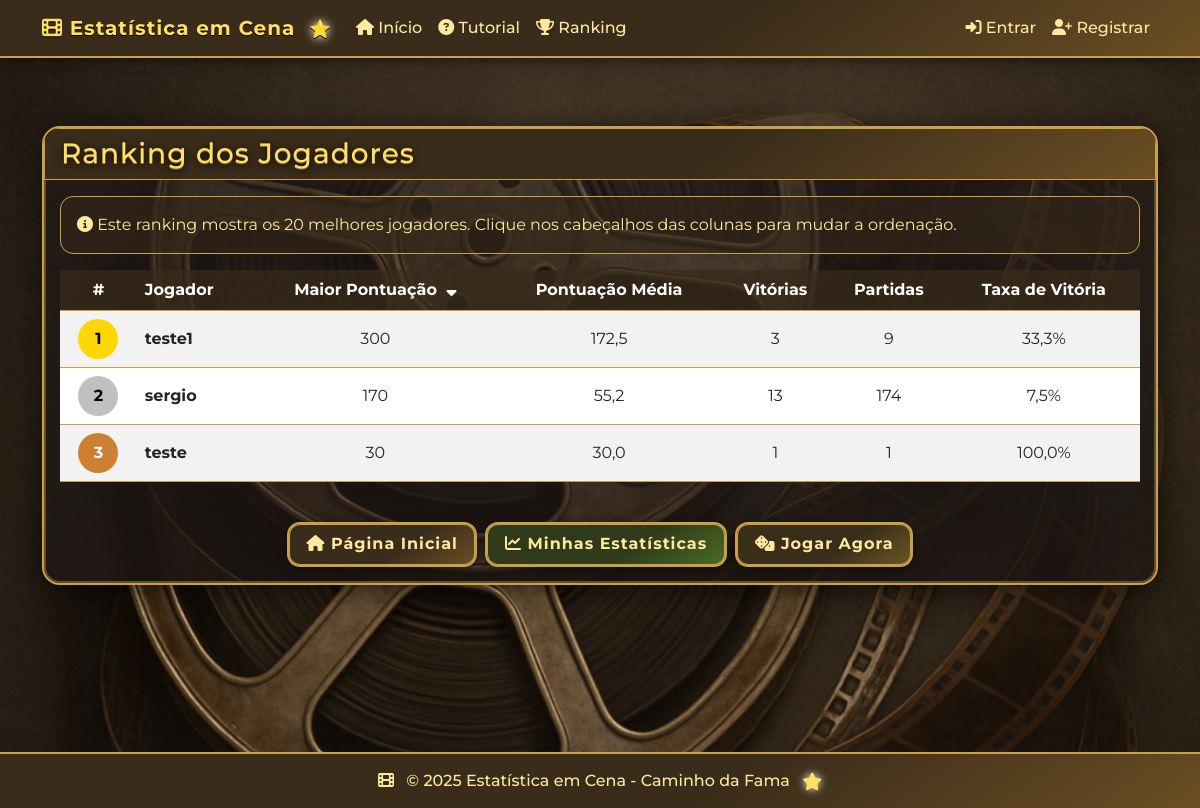
/ranking/, run on an earlier commit of the app's database.
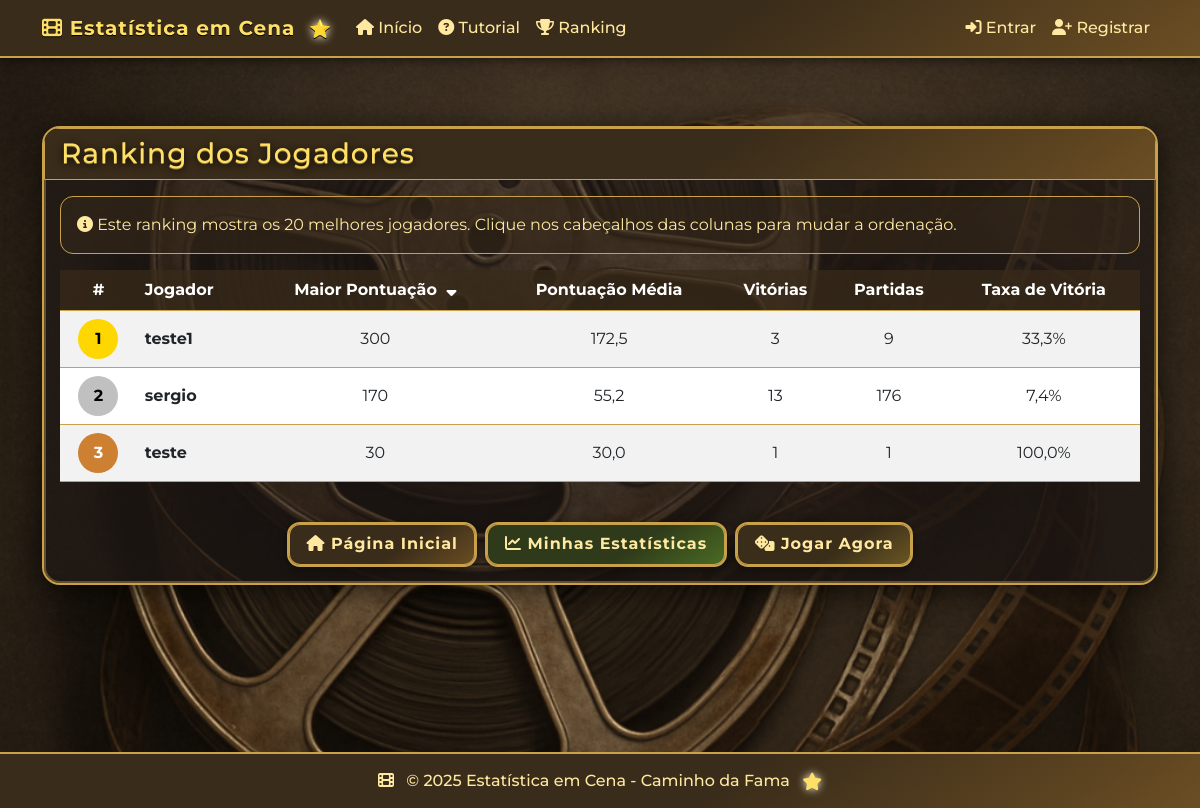
And on a later commit of the database.
### core/models.py (models this page shows, shortened)
class Jogador(models.Model):
    user_jogador = models.OneToOneField(User, verbose_name='Usuário', on_delete=models.CASCADE, db_index=True, )
    jogos_jogados = models.IntegerField(default=0)
    vitorias = models.IntegerField(default=0)
    pontuacao_media = models.FloatField(default=0.0)
    maior_pontuacao = models.IntegerField(default=0)  # Nova estatística
    tempo_medio_jogo = models.IntegerField(default=0)  # Em segundos
    total_perguntas_certas = models.IntegerField(default=0)  # Total de perguntas certas
    class Meta:
        verbose_name = 'Jogador'
        verbose_name_plural = 'Jogadores'
        ordering = ['-jogos_jogados']

### core/views.py (the view)
# urls.py: path('ranking/', RankingView.as_view(), name='ranking'),
class RankingView(TemplateView):
    template_name = 'ranking.html'
    def get_context_data(self, **kwargs):
        context = super().get_context_data(**kwargs)
        order_by = self.request.GET.get('order_by', 'maior_pontuacao')
        order_dir = self.request.GET.get('dir', 'desc')
        valid_order_fields = {
            'maior_pontuacao': 'maior_pontuacao',
            'pontuacao_media': 'pontuacao_media',
            'vitorias': 'vitorias',
            'jogos': 'jogos_jogados',
            'perguntas_certas': 'total_perguntas_certas'
        }
        if order_by not in valid_order_fields:
            order_by = 'maior_pontuacao'
        order_field = valid_order_fields[order_by]
        if order_dir == 'asc':
            order_string = order_field
        else:
            order_string = f'-{order_field}'
        jogadores = Jogador.objects.filter(jogos_jogados__gt=0).order_by(order_string)[:20]
        for i, jogador in enumerate(jogadores):
            jogador.posicao = i + 1
            if jogador.tempo_medio_jogo > 0:
                jogador.tempo_formatado = str(datetime.timedelta(seconds=jogador.tempo_medio_jogo))
            else:
                jogador.tempo_formatado = "00:00:00"
            if jogador.jogos_jogados > 0:
                jogador.taxa_vitoria = (jogador.vitorias / jogador.jogos_jogados) * 100
            else:
                jogador.taxa_vitoria = 0
        context['jogadores'] = jogadores
        context['order_by'] = order_by
        context['order_dir'] = order_dir
        return context

### templates/ranking.html (shortened to what this page needs)
{% extends 'base.html' %}
{% block content %}
<div class="container mt-4">
  <div class="row">
    <div class="col-12">
      <div class="card">
        <div class="card-header bg-primary text-white">
          <h1 class="h3 mb-0">Ranking dos Jogadores</h1>
        </div>
        <div class="card-body">
          <div class="alert alert-info">
            <i class="fas fa-info-circle"></i> Este ranking mostra os 20 melhores jogadores. Clique nos cabeçalhos das colunas para mudar a ordenação.
          </div>
          <div class="table-responsive">
            <table class="table table-striped table-hover">
              <thead class="table-dark">
                <tr>
                  <th class="text-center">#</th>
                  <th>Jogador</th>
                  <th class="sort-header text-center" onclick="window.location.href='?order_by=maior_pontuacao&dir={% if order_by == 'maior_pontuacao' and order_dir == 'desc' %}asc{% else %}desc{% endif %}'">
                    Maior Pontuação
                    {% if order_by == 'maior_pontuacao' %}
                      <i class="fas fa-sort-{% if order_dir == 'desc' %}down{% else %}up{% endif %} sort-icon"></i>
                    {% endif %}
                  </th>
                  <th class="sort-header text-center" onclick="window.location.href='?order_by=pontuacao_media&dir={% if order_by == 'pontuacao_media' and order_dir == 'desc' %}asc{% else %}desc{% endif %}'">
                    Pontuação Média
                  </th>
                  <th class="sort-header text-center" onclick="window.location.href='?order_by=vitorias&dir={% if order_by == 'vitorias' and order_dir == 'desc' %}asc{% else %}desc{% endif %}'">
                    Vitórias
                  </th>
                  <th class="sort-header text-center" onclick="window.location.href='?order_by=jogos&dir={% if order_by == 'jogos' and order_dir == 'desc' %}asc{% else %}desc{% endif %}'">
                    Partidas
                  </th>
                  <th class="text-center">Taxa de Vitória</th>
                </tr>
              </thead>
              <tbody>
                {% if jogadores %}
                  {% for jogador in jogadores %}
                    <tr>
                      <td class="text-center">
                        <div class="ranking-number {% if jogador.posicao <= 3 %}ranking-{{ jogador.posicao }}{% endif %}">
                          {{ jogador.posicao }}
                        </div>
                      </td>
                      <td>
                        <strong>{{ jogador.user_jogador.username }}</strong>
                      </td>
                      <td class="text-center">{{ jogador.maior_pontuacao }}</td>
                      <td class="text-center">{{ jogador.pontuacao_media|floatformat:1 }}</td>
                      <td class="text-center">{{ jogador.vitorias }}</td>
                      <td class="text-center">{{ jogador.jogos_jogados }}</td>
                      <td class="text-center">{{ jogador.taxa_vitoria|floatformat:1 }}%</td>
                    </tr>
                  {% endfor %}
                {% endif %}
              </tbody>
            </table>
          </div>
          <div class="d-flex justify-content-center mt-4">
            <a href="{% url 'index' %}" class="btn btn-primary me-2">
              <i class="fas fa-home"></i> Página Inicial
            </a>
            <a href="{% url 'estatisticas_jogador' %}" class="btn btn-success me-2">
              <i class="fas fa-chart-line"></i> Minhas Estatísticas
            </a>
            <a href="{% url 'tabuleiro' %}" class="btn btn-warning">
              <i class="fas fa-dice"></i> Jogar Agora
            </a>
          </div>
        </div>
      </div>
    </div>
  </div>
</div>
{% endblock %}

What changed in the data, as far as the page shows it:
changed Jogador "sergio": jogos_jogados "174" → "176"; taxa_vitoria "7,5" → "7,4"
